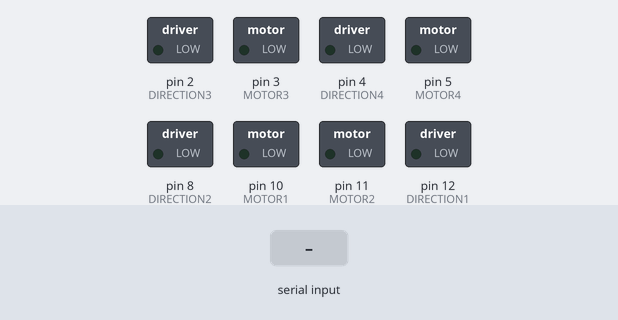
This sketch was run on a simulated Arduino Uno, built with avr-gcc and run on an emulated ATmega328P. Shown: switched loads named in the sketch (green lamp = pin HIGH). The inputs (shaded band) are chosen by the test bench.

Above: at 5.2 s.
5.3 s: "s" received over the second serial link
At 5.7 s:
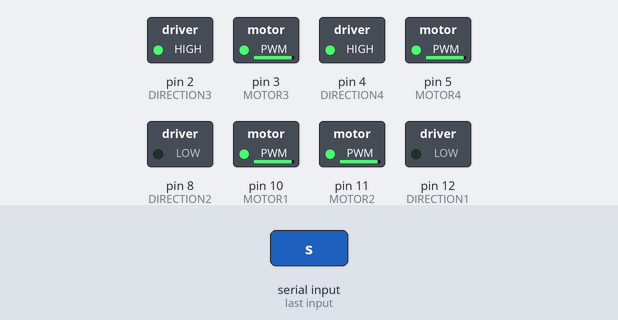
6.8 s: "a" received over the second serial link
At 8.0 s:
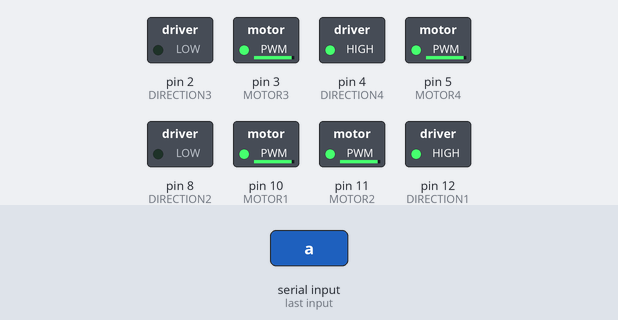
8.3 s: "d" received over the second serial link
At 9.2 s:
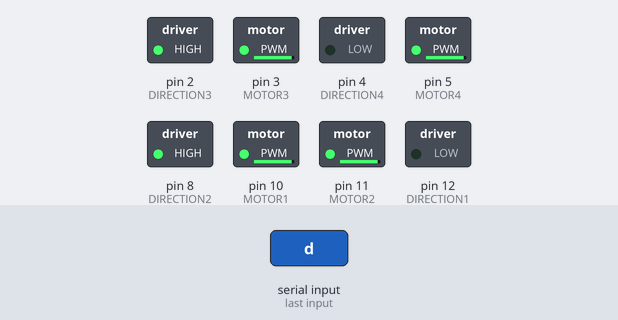
9.8 s: "w" received over the second serial link
At 10.3 s:
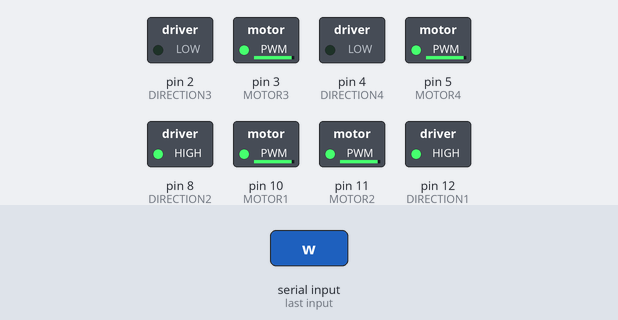
11.3 s: "1" received over the second serial link
At 12.6 s:
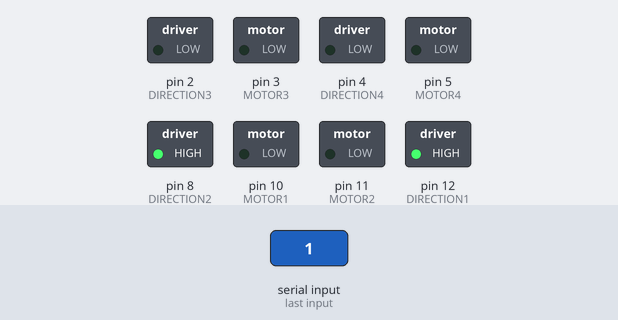
Timing chart, 0 to 13.8 s (numbered marks = the images above; inputs shaded):
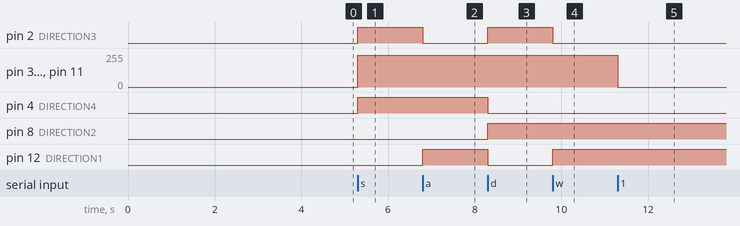

The sketch:

rover5_bluetooth.ino
```cpp
// Simple Dagu Rover 5 coontroller demo using Arduino UNO
// + Bluetooth shield (Seeeduino)
// Controlled through serial commands

// Author: Fergus McCorkell
// Date: 26th March 2014

// NOTE Encoders and current readings are NOT used in this demo
// (just basic motor control)

// Once the sketch is uploaded, the Seeeduino bluetooth shield leds should flash red and green
// This means it is ready to connect and be used. If it is only flashing green, press the reset button
// on the arduino and hopefully it will start blinking the correct colours (if not, press reset again!)

// Read sketch comments to get an understanding. The easiest way to send serial commands
// is to use the serial monitor built in to the Arduino IDE. Once the sketch is uploaded,
// Go to Tools > Serial Port then select your bluetooth shield (in my case this is:
// /dev/tty.SeeedBtSlave-DevB). Then go to Tools > Serial Monitor. From here you can type
// characters to control the Rover.

// An alternative to the built in serial monitor on a mac or linux is to open Terminal and use
// the screen command. Eg. screen /dev/tty.SeeedBtSlave-DevB

// Sketch can easily be changed to use USB serial, as opposed to the bluetooth shield serial.

#include <SoftwareSerial.h>   // Software Serial Port

// Define the Arduino UNO pins for motor and direction control of that motor
// I am using all 4 motors (which my rover 5 has, some models have only 2)

#define MOTOR1 10 // Motor pins need to be PWM pins
#define DIRECTION1 12 // Direction pin should be any digital pin

#define MOTOR2 11
#define DIRECTION2 8

#define MOTOR3 3
#define DIRECTION3 2

#define MOTOR4 5
#define DIRECTION4 4

// These are Transmit and Receive pins used by the Bluetooth shield

#define RxD 6
#define TxD 7

// Define a software serial connection, with the RxD and TxD pins

SoftwareSerial blueToothSerial(RxD,TxD);

void setup ()
{

 // Bluetooth shield setup

  pinMode(RxD, INPUT); // Setup Receive pin as input
  pinMode(TxD, OUTPUT); // Setup Transmit pin as output
  setupBlueToothConnection(); // Run this method (at the bottom of sketch)

 // These are not strictly necessary, but are good practice to ensure pins are in right mode
  pinMode (MOTOR1, OUTPUT);
  pinMode (DIRECTION1, OUTPUT);
  pinMode (MOTOR2, OUTPUT);
  pinMode (DIRECTION2, OUTPUT);
  pinMode (MOTOR3, OUTPUT);
  pinMode (DIRECTION3, OUTPUT);
  pinMode (MOTOR4, OUTPUT);
  pinMode (DIRECTION4, OUTPUT);


}  // end of setup


void loop ()
{

   char recvChar; // Define a new char called 'recvChar'
    if(blueToothSerial.available()){//check if there's any data sent from the remote bluetooth shield
      recvChar = blueToothSerial.read(); // Read a char typed by you in a serial session and
      blueToothSerial.print(recvChar); // Prints the char in serial just to give you visual confirmation

      //This simple if statement checks to see if the char was either 'W' 'A' 'S' 'D' and then sets
      // the motor direction (and speed) based on the char.
      // If the char is anything but W A S D, the motors are set to '0' (ie they stop)

        if(recvChar == 's'){
          digitalWrite (DIRECTION1, 0);
          digitalWrite (DIRECTION2, 0);
          digitalWrite (DIRECTION3, 1);
          digitalWrite (DIRECTION4, 1);

          analogWrite (MOTOR1, 240); // The motor speed value can be between 0 and 255
          analogWrite (MOTOR2, 240);
          analogWrite (MOTOR3, 240);
          analogWrite (MOTOR4, 240);
        }

       else if(recvChar=='a'){
         digitalWrite (DIRECTION1, 1);
         digitalWrite (DIRECTION2, 0);
         digitalWrite (DIRECTION3, 0);
         digitalWrite (DIRECTION4, 1);


         analogWrite (MOTOR1,240);
         analogWrite (MOTOR2, 240);
         analogWrite (MOTOR3,240);
         analogWrite (MOTOR4, 240);

       }

       else if(recvChar=='d'){
         digitalWrite (DIRECTION1, 0);
         digitalWrite (DIRECTION2, 1);
         digitalWrite (DIRECTION3, 1);
         digitalWrite (DIRECTION4, 0);

         analogWrite (MOTOR1,240);
         analogWrite (MOTOR2, 240);
         analogWrite (MOTOR3,240);
         analogWrite (MOTOR4, 240);
       }

        else if(recvChar=='w'){
          digitalWrite (DIRECTION1, 1);
          digitalWrite (DIRECTION2, 1);
          digitalWrite (DIRECTION3, 0);
          digitalWrite (DIRECTION4, 0);

         analogWrite (MOTOR1,240);
         analogWrite (MOTOR2, 240);
         analogWrite (MOTOR3,240);
         analogWrite (MOTOR4, 240);

        }

        else{
        analogWrite (MOTOR1, 0);
         analogWrite (MOTOR2, 0);
         analogWrite (MOTOR3, 0);
         analogWrite (MOTOR4, 0);
        }
  }
}


// This method taken from Seeeduino bluetooth shield example sketches, it will only apply to this particular shield!
void setupBlueToothConnection()
{
  blueToothSerial.begin(38400); //Set BaudRate to default - 38400
  blueToothSerial.print("\r\n+STWMOD=0\r\n"); // Set the bluetooth work in slave mode
  blueToothSerial.print("\r\n+STNA=SeeedBTSlave\r\n"); // Set the bluetooth name as "SeeedBTSlave"
  blueToothSerial.print("\r\n+STOAUT=1\r\n"); // Permit Paired device to connect
  blueToothSerial.print("\r\n+STAUTO=0\r\n"); // Auto-connection should be forbidden here
  delay(2000); // This delay is required.
  blueToothSerial.print("\r\n+INQ=1\r\n"); // Make the slave bluetooth inquirable
  Serial.println("The slave bluetooth is inquirable!");
  blueToothSerial.print("The slave bluetooth is inquirable!");
  delay(2000); // This delay is required.
  blueToothSerial.flush();
}
```

Measured:
- after the input at 5.3 s, pin 2 (DIRECTION3), pin 4 (DIRECTION4): LOW → HIGH at once; pin 3 (MOTOR3), pin 5 (MOTOR4), pin 10 (MOTOR1), pin 11 (MOTOR2): 0/255 → 240/255 at once
- after the input at 6.8 s, pin 2 (DIRECTION3): HIGH → LOW at once; pin 12 (DIRECTION1): LOW → HIGH at once
- after the input at 8.3 s, pin 2 (DIRECTION3), pin 8 (DIRECTION2): LOW → HIGH at once; pin 4 (DIRECTION4), pin 12 (DIRECTION1): HIGH → LOW at once
- after the input at 9.8 s, pin 2 (DIRECTION3): HIGH → LOW at once; pin 12 (DIRECTION1): LOW → HIGH at once
- after the input at 11.3 s, pin 3 (MOTOR3), pin 5 (MOTOR4), pin 10 (MOTOR1), pin 11 (MOTOR2): 240/255 → 0/255 at once
